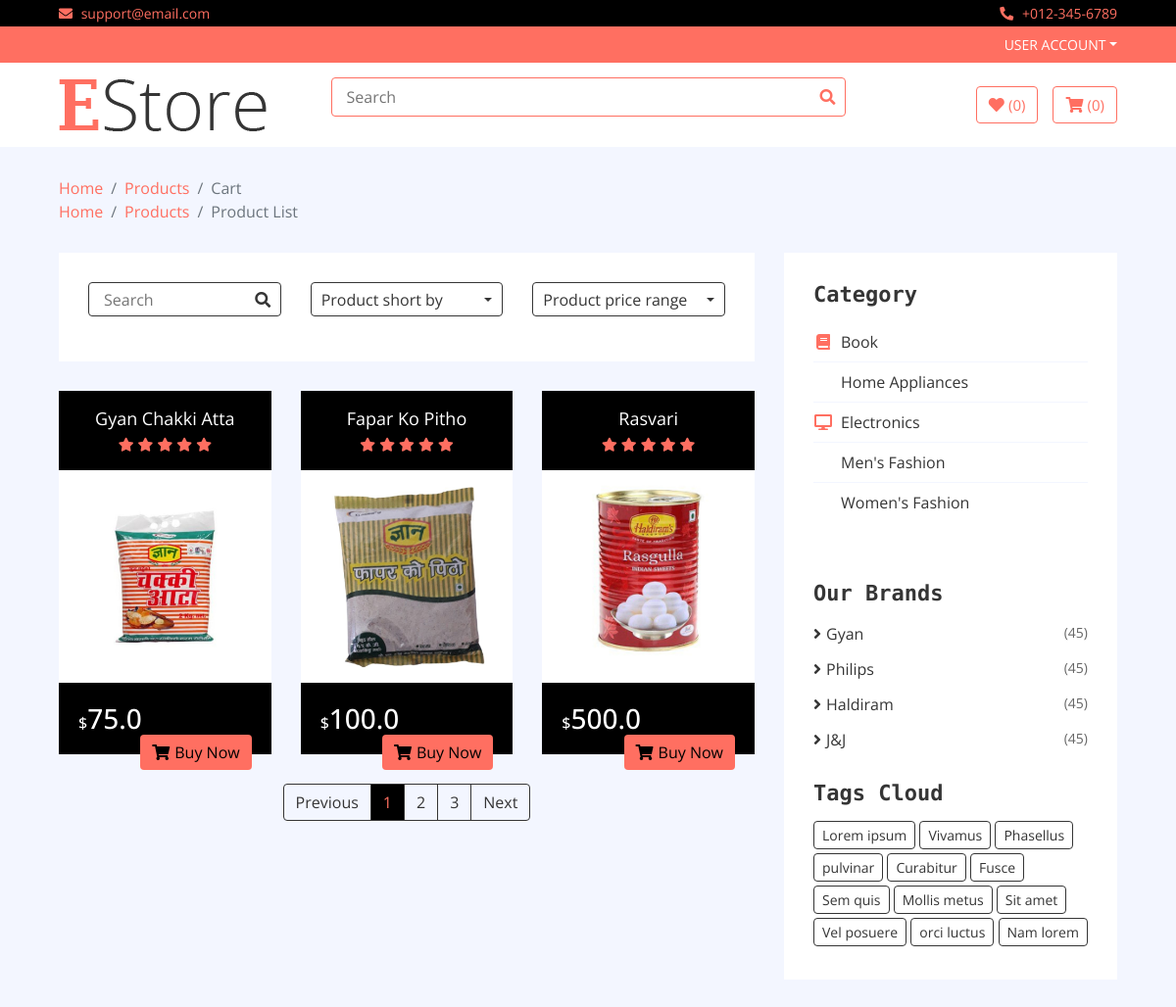
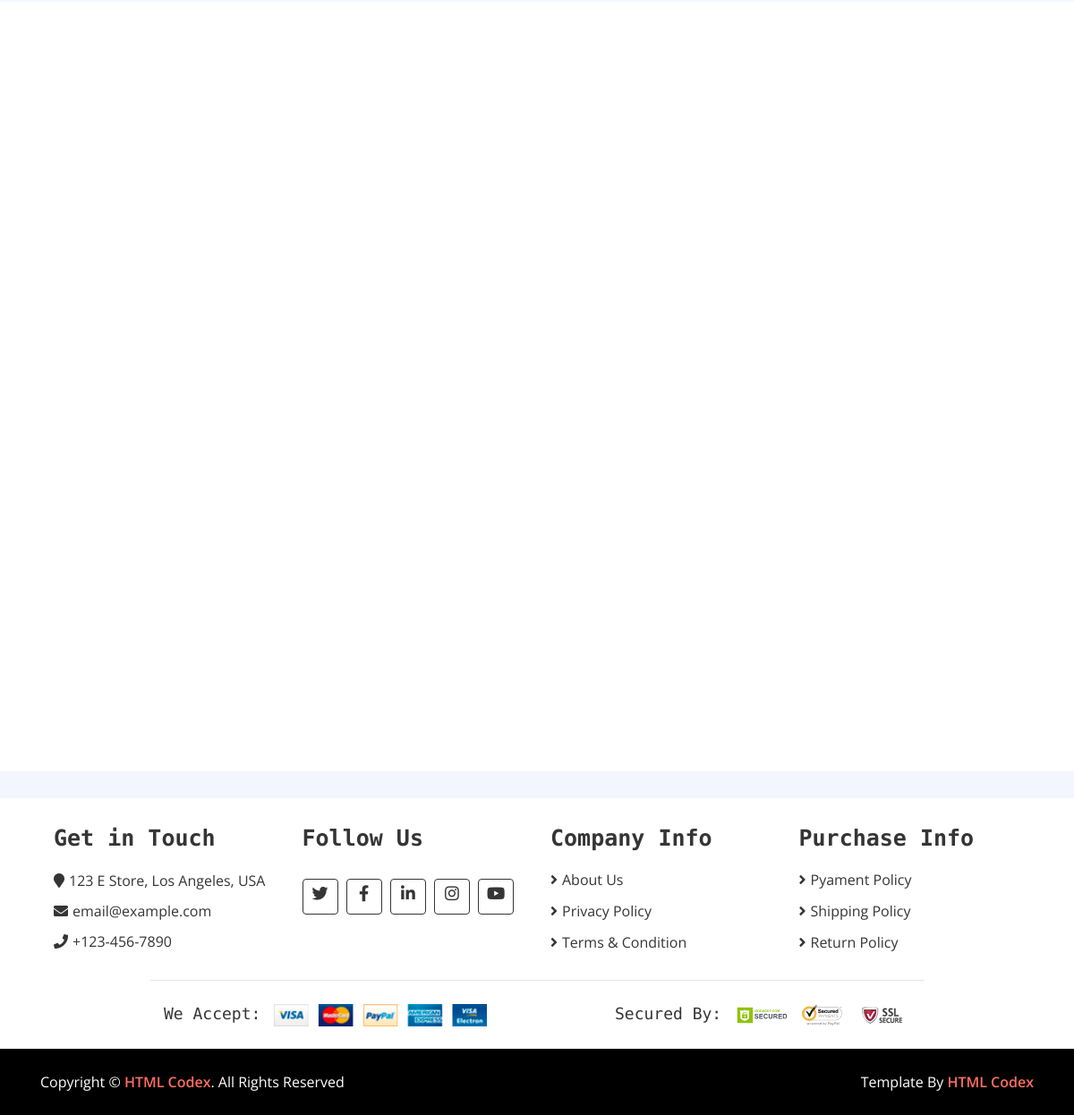
The page /category/home-appliances on the database its author committed (2 pictures, top to bottom).
### home/models.py (models this page shows, shortened)
class Item(models.Model):
    name = models.CharField(max_length=200)
    price =models.FloatField()
    discounted_price = models.FloatField(default=0)
    label = models.CharField(max_length=200, choices=LABEL,blank=True)
    description = models.TextField(blank=True)
    status = models.CharField(choices=STATUS, max_length=200)
    image = models.ImageField(upload_to='media')
    slug = models.CharField(max_length=200)
    specification = models.TextField(blank=True)
    category = models.ForeignKey(Category, blank=True,on_delete=models.CASCADE)
    brand = models.ForeignKey(Brand, blank=True, on_delete=models.CASCADE)

class Category(models.Model):
    name = models.CharField(max_length=200)
    logo = models.CharField(max_length=200)
    slug = models.CharField(max_length=200)
    status =  models.CharField(max_length=200,choices=STATUS)

class Brand(models.Model):
    name = models.CharField(max_length=200)
    image = models.ImageField(upload_to='media')
    status = models.CharField(choices=STATUS, max_length=200)

### home/views.py (the view)
# urls.py: path('category/<slug>', CategoryItemView.as_view(), name='category'),
class CategoryItemView(BaseView):
    def get(self, request, slug):
        category_item=Category.objects.get(slug=slug).id
        self.views['category_items']=Item.objects.filter(category=category_item)
        return render(request, 'category.html', self.views)

### templates/category.html (shortened to what this page needs)
{% extends 'base.html' %}
{% load static %}
{% block content %}
        <div class="breadcrumb-wrap">
            <div class="container-fluid">
                <ul class="breadcrumb">
                    <li class="breadcrumb-item"><a href="#">Home</a></li>
                    <li class="breadcrumb-item"><a href="#">Products</a></li>
                    <li class="breadcrumb-item active">Product List</li>
                </ul>
            </div>
        </div>
        <div class="product-view">
            <div class="container-fluid">
                <div class="row">
                    <div class="col-lg-8">
                        <div class="row">
                            <div class="col-md-12">
                                <div class="product-view-top">
                                    <div class="row">
                                        <div class="col-md-4">
                                            <div class="product-search">
                                                <form method="get" action="{% url 'home:search' %}">
                                                    <div class="search">
                                                        <input name='search' type="text" placeholder="Search">
                                                        <button type='submit'><i class="fa fa-search"></i></button>
                                                    </div>
                                                </form>
                                            </div>
                                        </div>
                                        <div class="col-md-4">
                                            <div class="product-short">
                                                <div class="dropdown">
                                                    <div class="dropdown-toggle" data-toggle="dropdown">Product short by</div>
                                                </div>
                                            </div>
                                        </div>
                                        <div class="col-md-4">
                                            <div class="product-price-range">
                                                <div class="dropdown">
                                                    <div class="dropdown-toggle" data-toggle="dropdown">Product price range</div>
                                                </div>
                                            </div>
                                        </div>
                                    </div>
                                </div>
                            </div>
                            {% for product in category_items %}
                            <div class="col-md-4">
                                <div class="product-item">
                                    <div class="product-title">
                                        <a href="#">{{product.name}}</a>
                                        <div class="ratting">
                                            <i class="fa fa-star"></i>
                                            <i class="fa fa-star"></i>
                                            <i class="fa fa-star"></i>
                                            <i class="fa fa-star"></i>
                                            <i class="fa fa-star"></i>
                                        </div>
                                    </div>
                                    <div class="product-image">
                                        <a href="product-detail.html">
                                            <img src="{{ product.image.url }}" alt="Product Image">
                                        </a>
                                    </div>
                                    <div class="product-price">
                                        {% if product.discounted_price > 0 %}
                                        <h3><span>$</span>{{product.discounted_price}}</h3>
                                        {% else %}
                                        <h3><span>$</span>{{product.price}}</h3>
                                        {% endif %}
                                        <a class="btn" href=""><i class="fa fa-shopping-cart"></i>Buy Now</a>
                                    </div>
                                </div>
                            </div>
                            {% endfor %}
                        </div>
                        <div class="col-md-12">
                            <nav aria-label="Page navigation example">
                                <ul class="pagination justify-content-center">
                                    <li class="page-item disabled">
                                        <a class="page-link" href="#" tabindex="-1">Previous</a>
                                    </li>
                                    <li class="page-item active"><a class="page-link" href="#">1</a></li>
                                    <li class="page-item"><a class="page-link" href="#">2</a></li>
                                    <li class="page-item"><a class="page-link" href="#">3</a></li>
                                    <li class="page-item">
                                        <a class="page-link" href="#">Next</a>
                                    </li>
                                </ul>
                            </nav>
                        </div>
                    </div>
                    <div class="col-lg-4 sidebar">
                        <div class="sidebar-widget category">
                            <h2 class="title">Category</h2>
                            <nav class="navbar bg-light">
                                <ul class="navbar-nav">
                                    {% for category in categories %}
                                    <li class="nav-item">
                                        <a class="nav-link" href="/category/{{category.slug}}"><i class="fa fa-{{category.logo}}"></i>{{category.name}}</a>
                                    </li>
                                    {% endfor %}
                                </ul>
                            </nav>
                        </div>
                        <div class="sidebar-widget widget-slider">
                        </div>
                        <div class="sidebar-widget brands">
                            <h2 class="title">Our Brands</h2>
                            <ul>
                                {% for brand in brands %}
                                <li><a href="#">{{brand.name}}</a><span>(45)</span></li>
                                {% endfor %}
                            </ul>
                        </div>
                        <div class="sidebar-widget tag">
                            <h2 class="title">Tags Cloud</h2>
                            <a href="#">Lorem ipsum</a>
                            <a href="#">Vivamus</a>
                            <a href="#">Phasellus</a>
                            <a href="#">pulvinar</a>
                            <a href="#">Curabitur</a>
                            <a href="#">Fusce</a>
                            <a href="#">Sem quis</a>
                            <a href="#">Mollis metus</a>
                            <a href="#">Sit amet</a>
                            <a href="#">Vel posuere</a>
                            <a href="#">orci luctus</a>
                            <a href="#">Nam lorem</a>
                        </div>
                    </div>
                </div>
            </div>
        </div>
        <div class="brand">
            <div class="container-fluid">
                <div class="brand-slider">
                    {% for brand in brands %}
                    <div class="brand-item"><img src="{{brand.image.url}}" alt=""></div>
                    {% endfor %}
                </div>
            </div>
        </div>
        {% endblock %}

### rows shown on the page
Item: name "Gyan Chakki Atta", image (picture), discounted_price "75.0"
Item: name "Fapar Ko Pitho", image (picture), discounted_price "100.0"
Item: name "Rasvari", image (picture), discounted_price "500.0"
Category: name "Book"
Category: name "Home Appliances"
Category: name "Electronics"
Category: name "Men's Fashion"
Category: name "Women's Fashion"
Brand: name "Gyan", image (picture)
Brand: name "Philips", image (picture)
Brand: name "Haldiram", image (picture)
Brand: name "J&J", image (picture)
